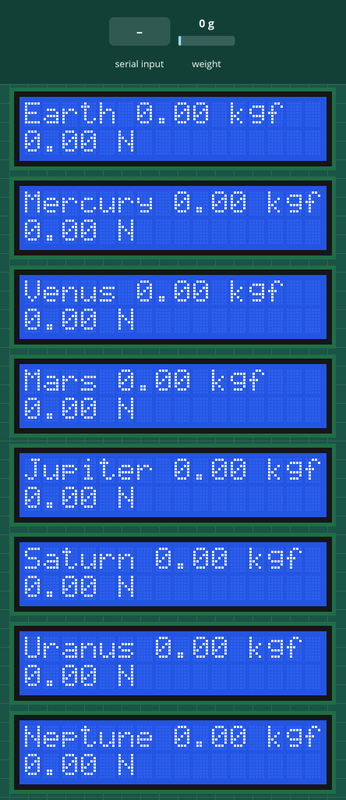
This sketch was run on a simulated Arduino Uno, built with avr-gcc and run on an emulated ATmega328P. Shown: 8 × 16×2 character LCD. Inputs (shaded band) come from the test bench; at power-on: weight on the scale 0 g. What the sketch prints to the serial monitor is not drawn.

Above: at 4.3 s.
4.4 s: weight on the scale set to 100 g
At 5.1 s:
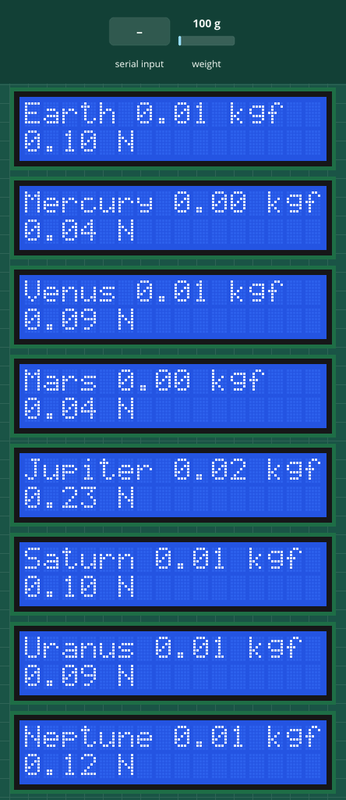
6.7 s: weight on the scale set to 1250 g
At 7.47 s:
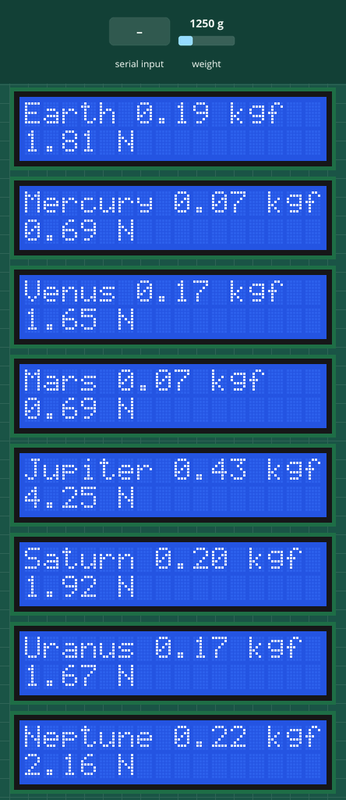
9.1 s: "t" received over Serial
At 9.85 s:
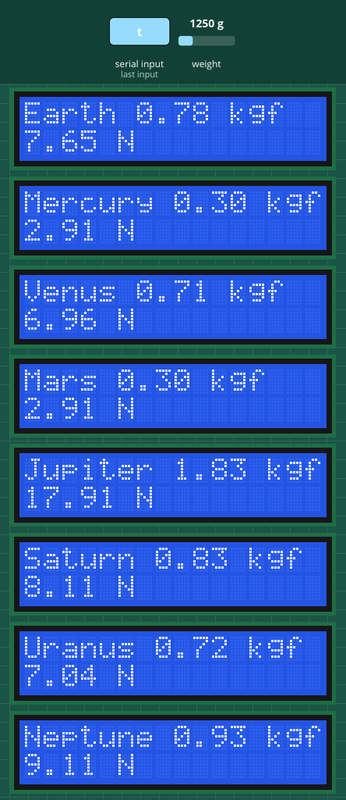
11.5 s: weight on the scale set to 2500 g
At 14.21 s:
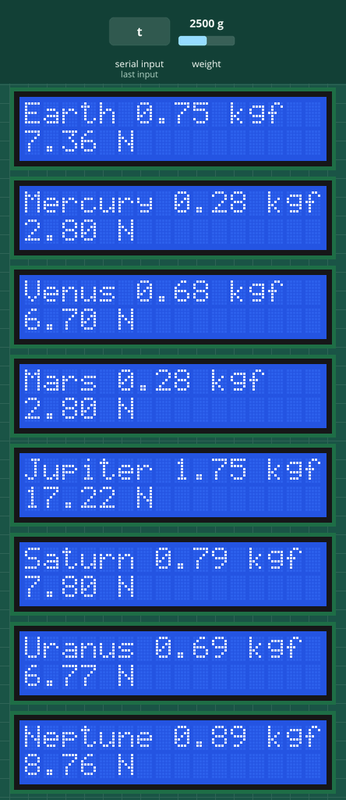
14.5 s: "t" received over Serial
At 16.59 s:
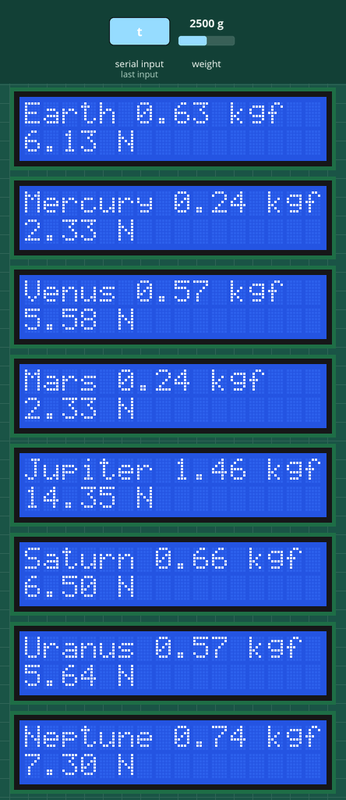
Timing chart, 0 to 18.1 s (numbered marks = the images above; inputs shaded):
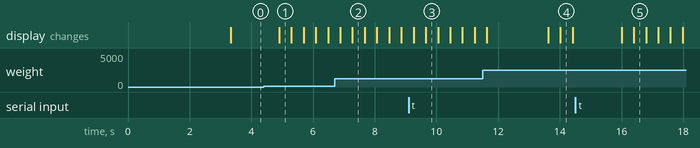

Measured:
- after the input at 4.4 s, the display: changes after 0.50 s (image 1)

The sketch:

planetV2.ino
```cpp
#include <HX711_ADC.h>
#include <Wire.h>
#include <LiquidCrystal_I2C.h>

// Pins:
const int HX711_dout = 9; // MCU > HX711 dout pin
const int HX711_sck = 8;  // MCU > HX711 sck pin

// HX711 constructor:
HX711_ADC LoadCell(HX711_dout, HX711_sck);

// I2C LCD addresses (change if necessary):
LiquidCrystal_I2C lcdEarth(0x27, 16, 2);   // LCD for Earth weight
LiquidCrystal_I2C lcdMercury(0x26, 16, 2); // LCD for Mercury weight
LiquidCrystal_I2C lcdVenus(0x25, 16, 2);   // LCD for Venus weight
LiquidCrystal_I2C lcdMars(0x24, 16, 2);    // LCD for Mars weight
LiquidCrystal_I2C lcdJupiter(0x23, 16, 2); // LCD for Jupiter weight
LiquidCrystal_I2C lcdSaturn(0x22, 16, 2);  // LCD for Saturn weight
LiquidCrystal_I2C lcdUranus(0x21, 16, 2);  // LCD for Uranus weight
LiquidCrystal_I2C lcdNeptune(0x20, 16, 2); // LCD for Neptune weight

// Calibration and smoothing parameters:
const float calibrationValue = -26.45; // Calibration value
const int numReadings = 10;           // Number of readings for averaging

// Gravity constants relative to Earth
const float gravityEarth = 9.81; // m/s^2
const float gravityMercury = 0.38 * gravityEarth;
const float gravityVenus = 0.91 * gravityEarth;
const float gravityMars = 0.38 * gravityEarth;
const float gravityJupiter = 2.34 * gravityEarth;
const float gravitySaturn = 1.06 * gravityEarth;
const float gravityUranus = 0.92 * gravityEarth;
const float gravityNeptune = 1.19 * gravityEarth;

// Variables for moving average filter:
float readings[numReadings]; // The readings from the analog input
int readIndex = 0;           // The index of the current reading
float total = 0;             // The running total
float average = 0;           // The average

// Timing variables:
unsigned long t = 0;

// Scrolling text buffers
String earthText, mercuryText, venusText, marsText, jupiterText, saturnText, uranusText, neptuneText;

void setup() {
  Serial.begin(9600);
  delay(10);
  Serial.println();
  Serial.println("Starting...");

  // Initialize readings to 0:
  for (int thisReading = 0; thisReading < numReadings; thisReading++) {
    readings[thisReading] = 0;
  }

  LoadCell.begin();
  unsigned long stabilizingtime = 2000; // Tare precision can be improved by adding a few seconds of stabilizing time
  boolean _tare = true; // Set this to false if you don't want tare to be performed in the next step
  LoadCell.start(stabilizingtime, _tare);
  if (LoadCell.getTareTimeoutFlag()) {
    Serial.println("Timeout, check MCU>HX711 wiring and pin designations");
  } else {
    LoadCell.setCalFactor(calibrationValue); // Set calibration factor (float)
    Serial.println("Startup is complete");
  }
  while (!LoadCell.update());
  Serial.print("Calibration value: ");
  Serial.println(LoadCell.getCalFactor());
  Serial.print("HX711 measured conversion time ms: ");
  Serial.println(LoadCell.getConversionTime());
  Serial.print("HX711 measured sampling rate HZ: ");
  Serial.println(LoadCell.getSPS());
  Serial.print("HX711 measured settlingtime ms: ");
  Serial.println(LoadCell.getSettlingTime());
  Serial.println("Note that the settling time may increase significantly if you use delay() in your sketch!");
  if (LoadCell.getSPS() < 7) {
    Serial.println("!!Sampling rate is lower than specification, check MCU>HX711 wiring and pin designations");
  } else if (LoadCell.getSPS() > 100) {
    Serial.println("!!Sampling rate is higher than specification, check MCU>HX711 wiring and pin designations");
  }

  // Initialize LCDs:
  lcdEarth.init();
  lcdEarth.backlight();
  lcdMercury.init();
  lcdMercury.backlight();
  lcdVenus.init();
  lcdVenus.backlight();
  lcdMars.init();
  lcdMars.backlight();
  lcdJupiter.init();
  lcdJupiter.backlight();
  lcdSaturn.init();
  lcdSaturn.backlight();
  lcdUranus.init();
  lcdUranus.backlight();
  lcdNeptune.init();
  lcdNeptune.backlight();
}

void loop() {
  static boolean newDataReady = 0;
  const int serialPrintInterval = 200; // Faster update interval

  // Check for new data/start next conversion:
  if (LoadCell.update()) newDataReady = true;

  // Get smoothed value from the dataset:
  if (newDataReady) {
    if (millis() > t + serialPrintInterval) {
      float i = LoadCell.getData();

      // Remove the oldest reading:
      total = total - readings[readIndex];
      // Add the new reading:
      readings[readIndex] = i;
      total = total + readings[readIndex];
      // Advance to the next position in the array:
      readIndex = readIndex + 1;

      // If we're at the end of the array:
      if (readIndex >= numReadings) {
        // ...wrap around to the beginning:
        readIndex = 0;
      }

      // Calculate the average:
      average = total / numReadings;

      // Convert grams to kilograms
      float weightOnEarthKg = average / 1000.0;
      float weightOnMercuryKg = weightOnEarthKg * gravityMercury / gravityEarth;
      float weightOnVenusKg = weightOnEarthKg * gravityVenus / gravityEarth;
      float weightOnMarsKg = weightOnEarthKg * gravityMars / gravityEarth;
      float weightOnJupiterKg = weightOnEarthKg * gravityJupiter / gravityEarth;
      float weightOnSaturnKg = weightOnEarthKg * gravitySaturn / gravityEarth;
      float weightOnUranusKg = weightOnEarthKg * gravityUranus / gravityEarth;
      float weightOnNeptuneKg = weightOnEarthKg * gravityNeptune / gravityEarth;

      // Prepare display text
      earthText = "Earth " + String(weightOnEarthKg, 2) + " kgf";
      mercuryText = "Mercury " + String(weightOnMercuryKg, 2) + " kgf";
      venusText = "Venus " + String(weightOnVenusKg, 2) + " kgf";
      marsText = "Mars " + String(weightOnMarsKg, 2) + " kgf";
      jupiterText = "Jupiter " + String(weightOnJupiterKg, 2) + " kgf";
      saturnText = "Saturn " + String(weightOnSaturnKg, 2) + " kgf";
      uranusText = "Uranus " + String(weightOnUranusKg, 2) + " kgf";
      neptuneText = "Neptune " + String(weightOnNeptuneKg, 2) + " kgf";

      // Display the weight for each planet on respective LCDs
      displayWeight(lcdEarth, earthText, weightOnEarthKg);
      displayWeight(lcdMercury, mercuryText, weightOnMercuryKg);
      displayWeight(lcdVenus, venusText, weightOnVenusKg);
      displayWeight(lcdMars, marsText, weightOnMarsKg);
      displayWeight(lcdJupiter, jupiterText, weightOnJupiterKg);
      displayWeight(lcdSaturn, saturnText, weightOnSaturnKg);
      displayWeight(lcdUranus, uranusText, weightOnUranusKg);
      displayWeight(lcdNeptune, neptuneText, weightOnNeptuneKg);

      newDataReady = 0;
      t = millis();
    }
  }

  // Receive command from serial terminal, send 't' to initiate tare operation:
  if (Serial.available() > 0) {
    char inByte = Serial.read();
    if (inByte == 't') LoadCell.tareNoDelay();
  }

  // Check if last tare operation is complete:
  if (LoadCell.getTareStatus() == true) {
    Serial.println("Tare complete");
  }
}

void displayWeight(LiquidCrystal_I2C &lcd, const String &planetText, float weightKg) {
  lcd.clear();
  lcd.setCursor(0, 0);
  lcd.print(planetText); // Planet name and weight in kgf
  lcd.setCursor(0, 1);
  lcd.print(String(weightKg * gravityEarth, 2) + " N"); // Weight in Newtons
}
```
